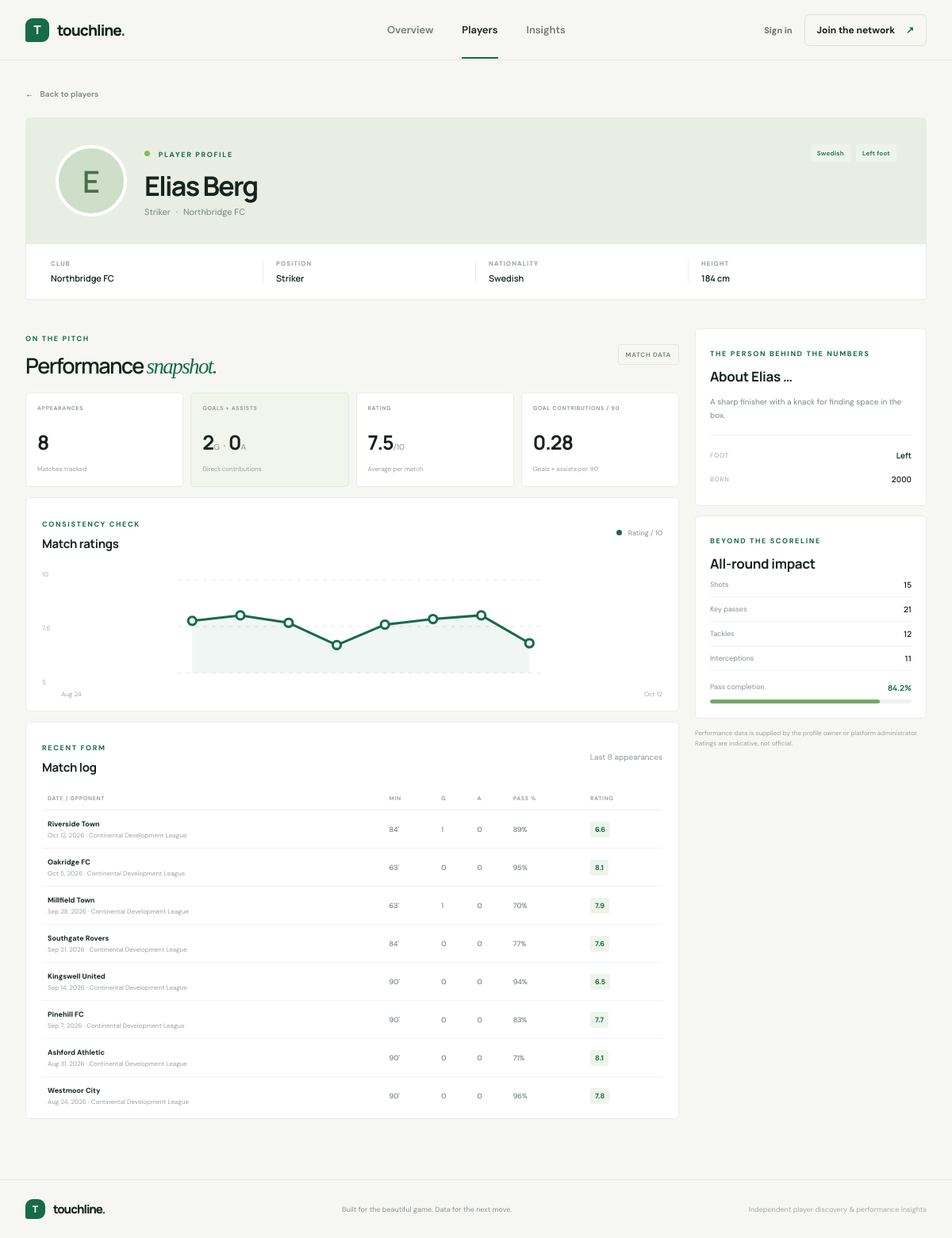
/players/3/, run on the app's committed database.
### players/models.py (models this page shows, shortened)
class Player(models.Model):
    POSITION_CHOICES = [
        ('GK', 'Goalkeeper'),
        ('CB', 'Centre Back'),
        ('LB', 'Left Back'),
        ('RB', 'Right Back'),
        ('DM', 'Defensive Midfielder'),
        ('CM', 'Central Midfielder'),
        ('AM', 'Attacking Midfielder'),
        ('LW', 'Left Winger'),
        ('RW', 'Right Winger'),
        ('ST', 'Striker'),
    ]
    name = models.CharField(max_length=100)
    date_of_birth = models.DateField()
    nationality = models.CharField(max_length=100)
    position = models.CharField(
        max_length=2,
        choices=POSITION_CHOICES
    )
    preferred_foot = models.CharField(
        max_length=10,
        choices=[
            ('Left', 'Left'),
            ('Right', 'Right'),
        ]
    )
    height = models.FloatField(
        help_text="Height in centimeters"
    )
    club = models.CharField(max_length=100)
    profile_image = models.ImageField(
        upload_to='players/',
        blank=True,
        null=True
    )
    bio = models.TextField(
        blank=True
    )
    user = models.OneToOneField(
        settings.AUTH_USER_MODEL,
        on_delete=models.SET_NULL,
        related_name="player_profile",
        blank=True,
        null=True,
    )
    created_at = models.DateTimeField(
        auto_now_add=True
    )

### analytics/models.py (models this page shows, shortened)
class MatchPerformance(models.Model):
    player = models.ForeignKey(
        Player,
        on_delete=models.CASCADE,
        related_name="performances",
    )
    match_date = models.DateField()
    opponent = models.CharField(max_length=100)
    competition = models.CharField(max_length=120, blank=True)
    minutes_played = models.PositiveSmallIntegerField(default=90)
    goals = models.PositiveSmallIntegerField(default=0)
    assists = models.PositiveSmallIntegerField(default=0)
    shots = models.PositiveSmallIntegerField(default=0)
    key_passes = models.PositiveSmallIntegerField(default=0)
    tackles = models.PositiveSmallIntegerField(default=0)
    interceptions = models.PositiveSmallIntegerField(default=0)
    pass_completion = models.FloatField(
        default=0,
        validators=[MinValueValidator(0), MaxValueValidator(100)],
        help_text="Pass completion percentage",
    )
    rating = models.FloatField(
        default=0,
        validators=[MinValueValidator(0), MaxValueValidator(10)],
        help_text="Performance rating out of 10",
    )
    class Meta:
        ordering = ["-match_date", "-id"]
        constraints = [
            models.UniqueConstraint(
                fields=["player", "match_date", "opponent"],
                name="unique_player_match",
            ),
        ]

### players/views.py (the view)
# urls.py: path('<int:player_id>/', views.player_detail, name='player_detail'),
def player_detail(request, player_id):
    player = get_object_or_404(Player, id=player_id)
    performance_query = MatchPerformance.objects.filter(player=player)
    recent_performances = list(
        performance_query.order_by("-match_date", "-id")[:8]
    )
    chart = list(reversed(recent_performances))
    totals = performance_query.aggregate(
        appearances=Count("id"),
        minutes=Sum("minutes_played"),
        goals=Sum("goals"),
        assists=Sum("assists"),
        shots=Sum("shots"),
        key_passes=Sum("key_passes"),
        tackles=Sum("tackles"),
        interceptions=Sum("interceptions"),
        pass_completion=Avg("pass_completion"),
        rating=Avg("rating"),
    )
    minutes = totals["minutes"] or 0
    totals["goal_contributions_per_90"] = (
        ((totals["goals"] or 0) + (totals["assists"] or 0)) * 90 / minutes
        if minutes
        else 0
    )
    chart_points = []
    if chart:
        for index, performance in enumerate(chart):
            x = 12 + (index * 276 / max(len(chart) - 1, 1))
            y = 86 - (max(5, min(performance.rating, 10)) - 5) / 5 * 76
            chart_points.append(
                {
                    "x": round(x, 1),
                    "y": round(y, 1),
                    "rating": performance.rating,
                    "date": performance.match_date,
                    "opponent": performance.opponent,
                }
            )
    return render(
        request,
        'players/player_detail.html',
        {
            "player": player,
            "totals": totals,
            "performances": recent_performances,
            "chart_points": chart_points,
            "chart_line": " ".join(
                f'{point["x"]},{point["y"]}' for point in chart_points
            ),
        },
    )

### players/templates/players/player_detail.html (shortened to what this page needs)
{% extends "base.html" %}
{% block content %}
<section class="profile-hero page-shell">
    <a class="back-link" href="{% url 'player_list' %}"><span aria-hidden="true">←</span> Back to players</a>
    <div class="profile-banner">
        <div class="profile-identity">
            <div class="profile-avatar">{% if player.profile_image %}<img src="{{ player.profile_image.url }}" alt="Portrait of {{ player.name }}">{% else %}<span>{{ player.name|slice:":1" }}</span>{% endif %}</div>
            <div><span class="eyebrow"><span class="eyebrow-dot"></span> PLAYER PROFILE</span><h1>{{ player.name }}</h1><p class="profile-subtitle">{{ player.get_position_display }} <span>·</span> {{ player.club }}</p></div>
        </div>
        <div class="profile-badges"><span class="role-tag">{{ player.nationality }}</span><span class="role-tag">{{ player.get_preferred_foot_display }} foot</span></div>
    </div>
    <div class="profile-facts">
        <div><span>CLUB</span><strong>{{ player.club }}</strong></div><div><span>POSITION</span><strong>{{ player.get_position_display }}</strong></div><div><span>NATIONALITY</span><strong>{{ player.nationality }}</strong></div><div><span>HEIGHT</span><strong>{{ player.height|floatformat:0 }} cm</strong></div>
    </div>
</section>
<section class="profile-content page-shell">
    <div class="profile-main">
        <div class="section-heading compact-heading"><div><span class="eyebrow">ON THE PITCH</span><h2>Performance <em>snapshot.</em></h2></div><span class="data-pill">MATCH DATA</span></div>
        <div class="profile-stat-grid">
            <article class="profile-stat"><span>APPEARANCES</span><strong>{{ totals.appearances|default:0 }}</strong><small>Matches tracked</small></article>
            <article class="profile-stat featured-stat"><span>GOALS + ASSISTS</span><strong>{{ totals.goals|default:0 }}<small>G</small> <i>·</i> {{ totals.assists|default:0 }}<small>A</small></strong><small>Direct contributions</small></article>
            <article class="profile-stat"><span>RATING</span><strong>{% if totals.rating %}{{ totals.rating|floatformat:1 }}{% else %}—{% endif %}<small>/10</small></strong><small>Average per match</small></article>
            <article class="profile-stat"><span>GOAL CONTRIBUTIONS / 90</span><strong>{{ totals.goal_contributions_per_90|floatformat:2 }}</strong><small>Goals + assists per 90'</small></article>
        </div>
        <div class="chart-card">
            <div class="chart-heading"><div><span class="eyebrow">CONSISTENCY CHECK</span><h3>Match ratings</h3></div><span class="chart-legend"><i></i> Rating / 10</span></div>
            {% if chart_points %}
            <div class="rating-chart">
                <div class="chart-y-labels"><span>10</span><span>7.5</span><span>5</span></div>
                <svg viewBox="0 0 300 100" role="img" aria-label="Player match rating trend across their latest matches">
                    <line class="chart-gridline" x1="0" y1="10" x2="300" y2="10"></line><line class="chart-gridline" x1="0" y1="48" x2="300" y2="48"></line><line class="chart-gridline" x1="0" y1="86" x2="300" y2="86"></line>
                    {% if chart_points|length > 1 %}<polyline class="chart-area" points="12,86 {{ chart_line }} 288,86"></polyline><polyline class="chart-line" points="{{ chart_line }}"></polyline>{% endif %}
                    {% for point in chart_points %}<circle class="chart-point" cx="{{ point.x }}" cy="{{ point.y }}" r="3.3"><title>{{ point.opponent }}: {{ point.rating|floatformat:1 }}</title></circle>{% endfor %}
                </svg>
            </div>
            <div class="chart-x-labels">{% for point in chart_points %}<span>{% if forloop.first or forloop.last %}{{ point.date|date:"M j" }}{% endif %}</span>{% endfor %}</div>
            {% else %}<p class="no-chart-data">Add match performances to see rating trends here.</p>{% endif %}
        </div>
        <div class="match-card">
            <div class="chart-heading"><div><span class="eyebrow">RECENT FORM</span><h3>Match log</h3></div><span class="muted-label">Last {{ performances|length }} appearances</span></div>
            {% if performances %}
            <div class="table-scroll"><table><thead><tr><th>DATE / OPPONENT</th><th>MIN</th><th>G</th><th>A</th><th>PASS %</th><th>RATING</th></tr></thead><tbody>
                {% for match in performances %}<tr><td><strong>{{ match.opponent }}</strong><small>{{ match.match_date|date:"M j, Y" }}{% if match.competition %} · {{ match.competition }}{% endif %}</small></td><td>{{ match.minutes_played }}'</td><td>{{ match.goals }}</td><td>{{ match.assists }}</td><td>{{ match.pass_completion|floatformat:0 }}%</td><td><span class="rating-chip">{{ match.rating|floatformat:1 }}</span></td></tr>{% endfor %}
            </tbody></table></div>
            {% else %}<p class="no-chart-data">No match records for this player yet.</p>{% endif %}
        </div>
    </div>
    <aside class="profile-aside">
        <article class="about-card"><span class="eyebrow">THE PERSON BEHIND THE NUMBERS</span><h3>About {{ player.name|truncatewords:1 }}</h3>{% if player.bio %}<p>{{ player.bio|linebreaksbr }}</p>{% else %}<p>This player hasn't added a profile introduction yet. Check back as their story develops.</p>{% endif %}<div class="about-divider"></div><div class="about-footnote"><span>FOOT</span><strong>{{ player.get_preferred_foot_display }}</strong></div><div class="about-footnote"><span>BORN</span><strong>{{ player.date_of_birth|date:"Y" }}</strong></div></article>
        <article class="impact-card"><span class="eyebrow">BEYOND THE SCORELINE</span><h3>All-round impact</h3><div class="impact-row"><span>Shots</span><strong>{{ totals.shots|default:0 }}</strong></div><div class="impact-row"><span>Key passes</span><strong>{{ totals.key_passes|default:0 }}</strong></div><div class="impact-row"><span>Tackles</span><strong>{{ totals.tackles|default:0 }}</strong></div><div class="impact-row"><span>Interceptions</span><strong>{{ totals.interceptions|default:0 }}</strong></div><div class="pass-rate"><span><span>Pass completion</span><strong>{% if totals.pass_completion %}{{ totals.pass_completion|floatformat:1 }}%{% else %}—{% endif %}</strong></span><div class="pass-track"><i style="width: {% if totals.pass_completion %}{{ totals.pass_completion }}{% else %}0{% endif %}%"></i></div></div></article>
        <p class="data-disclaimer">Performance data is supplied by the profile owner or platform administrator. Ratings are indicative, not official.</p>
    </aside>
</section>
{% endblock %}

### data on the page
Player: name "E", name "Elias Berg", position "Striker", club "Northbridge FC", nationality "Swedish", preferred_foot "Left", height "184", name "Elias …", bio "A sharp finisher with a knack for finding space in the box.", date_of_birth "2000"
MatchPerformance: date "Aug 24", opponent "Westmoor City", match_date "Aug 24, 2026", competition "Continental Development League", minutes_played "90", goals "0", assists "0", pass_completion "96", rating "7.8"
MatchPerformance: date "Oct 12", opponent "Riverside Town", match_date "Oct 12, 2026", competition "Continental Development League", minutes_played "84", goals "1", assists "0", pass_completion "89", rating "6.6"
MatchPerformance: opponent "Oakridge FC", match_date "Oct 5, 2026", competition "Continental Development League", minutes_played "63", goals "0", assists "0", pass_completion "95", rating "8.1"
MatchPerformance: opponent "Millfield Town", match_date "Sep 28, 2026", competition "Continental Development League", minutes_played "63", goals "1", assists "0", pass_completion "70", rating "7.9"
MatchPerformance: opponent "Southgate Rovers", match_date "Sep 21, 2026", competition "Continental Development League", minutes_played "84", goals "0", assists "0", pass_completion "77", rating "7.6"
MatchPerformance: opponent "Kingswell United", match_date "Sep 14, 2026", competition "Continental Development League", minutes_played "90", goals "0", assists "0", pass_completion "94", rating "6.5"
MatchPerformance: opponent "Pinehill FC", match_date "Sep 7, 2026", competition "Continental Development League", minutes_played "90", goals "0", assists "0", pass_completion "83", rating "7.7"
MatchPerformance: opponent "Ashford Athletic", match_date "Aug 31, 2026", competition "Continental Development League", minutes_played "90", goals "0", assists "0", pass_completion "71", rating "8.1"

### other printed values
{{ totals.appearances|default:0 }} "8"
{{ totals.goals|default:0 }} "2"
{{ totals.assists|default:0 }} "0"
{{ totals.rating|floatformat:1 }} "7.5"
{{ totals.goal_contributions_per_90|floatformat:2 }} "0.28"
{{ performances|length }} "8"
{{ totals.shots|default:0 }} "15"
{{ totals.key_passes|default:0 }} "21"
{{ totals.tackles|default:0 }} "12"
{{ totals.interceptions|default:0 }} "11"
{{ totals.pass_completion|floatformat:1 }} "84.2"
